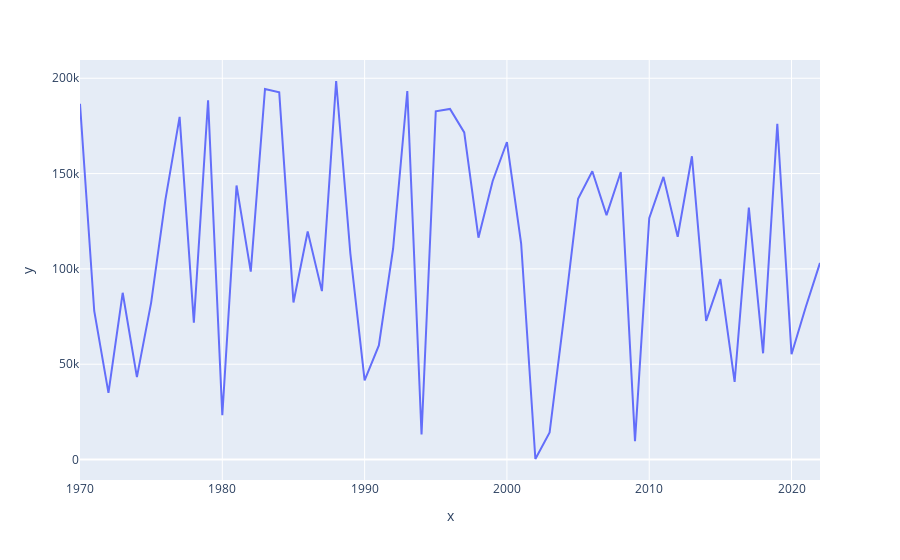

The notebook cell saved with this chart:
### Code cell
px.line(x=anos, y=valores)

### Figure 1 — Plotly figure (JSON) as saved in the notebook; plotly's stock layout.template omitted (floating-point values rounded to 4 significant figures)
{"data": [{"hovertemplate": "x=%{x}<br>y=%{y}<extra></extra>", "legendgroup": "", "line": {"color": "#636efa", "dash": "solid"}, "marker": {"symbol": "circle"}, "mode": "lines", "name": "", "orientation": "v", "showlegend": false, "type": "scatter", "x": [1970, 1971, 1972, 1973, 1974, 1975, 1976, 1977, 1978, 1979, 1980, 1981, 1982, 1983, 1984, 1985, 1986, 1987, 1988, 1989, 1990, 1991, 1992, 1993, 1994, 1995, 1996, 1997, 1998, 1999, 2000, 2001, 2002, 2003, 2004, 2005, 2006, 2007, 2008, 2009, 2010, 2011, 2012, 2013, 2014, 2015, 2016, 2017, 2018, 2019, 2020, 2021, 2022], "xaxis": "x", "y": [186621, 77934, 34962, 87465, 43250, 82335, 136244, 179771, 71817, 188454, 23203, 143773, 98559, 194390, 192576, 82398, 119603, 88330, 198557, 108018, 41490, 59870, 110559, 193305, 13172, 182695, 183919, 171562, 116373, 146116, 166546, 113294, 277, 14187, 74115, 136763, 151195, 128192, 150845, 9649, 126598, 148273, 116842, 159069, 72751, 94627, 40680, 132126, 55719, 176110, 55256, 79985, 103132], "yaxis": "y"}], "layout": {"legend": {"tracegroupgap": 0}, "margin": {"t": 60}, "xaxis": {"anchor": "y", "domain": [0, 1], "title": {"text": "x"}}, "yaxis": {"anchor": "x", "domain": [0, 1], "title": {"text": "y"}}}}
